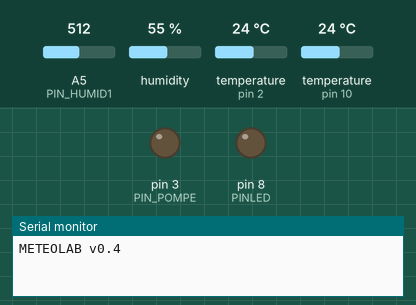
Recording of a sketch running on a simulated Arduino Uno, built with avr-gcc and run on an emulated ATmega328P. On the bench: output pins drawn as LEDs (lit = HIGH), the last lines printed to the serial monitor. The inputs (shaded band) are chosen by the test bench; at power-on: A5 (PIN_HUMID1) = 512, humidity 55 %, temperature (sensors on pin 2, pin 10) 24 °C. Pins used as bus, display or sensor lines are not drawn.

Above: at 2.0 s.
At 7.4 s:
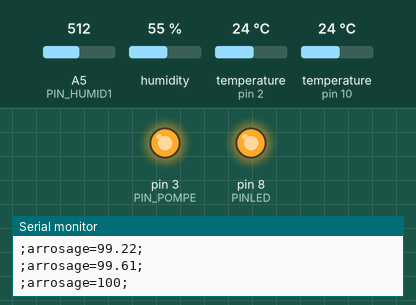
At 39.24 s:
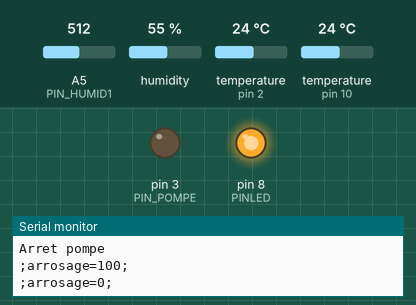
Timing chart, 0 to 40.0 s (numbered marks = the images above):
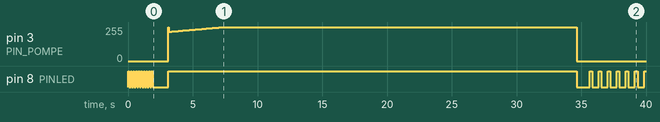

The sketch:

meteolab.ino
```cpp
//#include <Adafruit_GFX.h>
//#include <Adafruit_PCD8544.h>

#include <OneWire.h>
#include <EEPROM.h>

#include "DHT.h"
#define DHTTYPE DHT11
#define DHTPIN 2 // DHT11 sur pin2

/*
  Le % d'humidité de la terre est enregistré dans l'EEPROM
  humidité min : EEPROM @0
  humidité max : EEPROM @1

*/
/* PINS
=================== */
// humidité terre
const int PIN_POWER_HUMID = 7;
const int PIN_HUMID1 = A5;
// LED temoin
const int PINLED = 8;
// la pompe
const int PIN_POMPE = 3; // PWM
// photoresistance
const int PIN_PHOTOR = A0;
// bouton marche foréce pompe
const int PIN_BTN_POMPE = 4;

// température
OneWire  ds(10);

// Initialize DHT sensor for normal 16mhz Arduino
DHT dht(DHTPIN, DHTTYPE);

// variables globales
int humiditeMax = 75; // % d'humidité de la terre à maintenir
int humiditeMin = 65; // % d'écart par rapport au niveau
byte erreur = 0;
unsigned long intervalCapture = 1200000; // 20 min
unsigned long lastCapture = 0;
int luminositeMax = 80;
unsigned long lastFlashLed = 0;
float humidiTerre = 50;
float humiditeAir = 99;

// données capteurs
float temperature = 0;
float humiditeTerre = 0;
int luminosite = 0;

void setup(){
  Serial.begin(9600);
  Serial.println(F("METEOLAB v0.4"));

  /*lcd.begin();
  lcd.setContrast(54);
  lcd.display();
  pinMode(PIN_LEDLCD, OUTPUT);
  analogWrite(PIN_LEDLCD, 0);*/

  dht.begin();

  // pin humidité
  pinMode(PIN_POWER_HUMID, OUTPUT);
  digitalWrite(PIN_POWER_HUMID, LOW);
  pinMode(PIN_HUMID1, INPUT);

  //pins pompe
  pinMode(PIN_POMPE, OUTPUT);
  digitalWrite(PIN_POMPE, LOW);
  // bouton pompe
  pinMode(PIN_BTN_POMPE, INPUT);

  // pin LED
  pinMode(PINLED, OUTPUT);

  // lectues de parametres EEPROMM
  byte dataMem = EEPROM.read(0);
  if((dataMem > 0) && (dataMem < 100)){
    humiditeMin = dataMem;
  }
  dataMem = EEPROM.read(1);
  if((dataMem > 0) && (dataMem < 100)){
    humiditeMax = dataMem;
  }


  // attente de 1s pour laisser le temps aux capteurs de s'initialiser
  for(byte i = 0; i < 10; i++){
    digitalWrite(PINLED, HIGH);
    delay(100);
    digitalWrite(PINLED, LOW);
    delay(100);
  }

  // initialisation capteurs
  getHumiditeTerre(false);
  humidiTerre = humiditeTerre;


  // infos
  printConfig();

}

void loop(){
  // lecture série (commandes manuelles
  if(Serial.available() > 0) uiSerie();

  // anti dépassement de valeur
  if(millis() < lastCapture) lastCapture = 0;

  // temporisation
  if((millis() - lastCapture > intervalCapture) || (lastCapture == 0)){
    updateDatas(); // lecture capteurs
    // arrosage si besoin
    if((humiditeTerre < humiditeMin) || (erreur > 0)){
        arrosage();
    }
    lastCapture = millis();
  }

  if((erreur == 0) && (millis() - lastFlashLed > 4500)){
    digitalWrite(PINLED, HIGH);
    delay(500);
    digitalWrite(PINLED, LOW);
    lastFlashLed = millis();

    // infos sur la loop
    /*unsigned long interWait = millis() - lastCapture;
    Serial.print(F("Waiting : "));
    Serial.print(interWait);
    Serial.print(F("/"));
    Serial.println(intervalCapture);*/
  }
  if((erreur > 0) && (millis() - lastFlashLed > 500)){
    digitalWrite(PINLED, HIGH);
    delay(200);
    digitalWrite(PINLED, LOW);
    lastFlashLed = millis();
  }

}

void uiSerie(){
  unsigned long startWait = millis();

  int commande = 0;
  if(Serial.available() > 0) commande = Serial.parseInt();

  switch(commande){
    case 1: // lecture des données capteurs
      printConfig(); // infos paramétrage
      updateDatas(); // lecture capteurs et affichage
      break;
    case 2: // changement du niveau d'humidité
      Serial.println(F("Entrer le niveau d'humidite min en %"));

      while(millis() - startWait < 30000){
        if(Serial.available() > 0){
          int entree = Serial.parseInt();
          Serial.println(entree);
          if((entree > 0) && (entree < 100)){
            humiditeMin = entree;
            // entregisrement EEPROM
            EEPROM.write(0, entree);
            Serial.println(F("Enregistre !"));
            break;
          }else{
            Serial.println(F("Erreur ! Le niveau doit être compris entre 0 et 100"));
            startWait = millis();
          }
        }
      }
      break;
    case 3: // changement du niveau d'humidité
      Serial.println(F("Entrer le niveau d'humidite max en %"));

      while(millis() - startWait < 30000){
        if(Serial.available() > 0){
          int entree = Serial.parseInt();
          Serial.println(entree);
          if((entree > 0) && (entree < 100)){
            humiditeMax = entree;
            // entregisrement EEPROM
            EEPROM.write(1, entree);
            Serial.println(F("Enregistre !"));
            break;
          }else{
            Serial.println(F("Valeur incorrecte !"));
            startWait = millis();
          }
        }
      }
      break;

    default :
      Serial.println(F("-- Menu --"));
      Serial.println(F("  1 > Lecture des donnes capteurs"));
      Serial.println(F("  2 > Choix du niveau d'humidite min"));
      Serial.println(F("  3 > Choix du niveau d'humidite max"));
  }
}

void updateDatas(){
  // lecture des capteurs
  // mise à jour des variables globales

  // la température
  getTemperature();

  // humidité de la terre
  getHumiditeTerre(true);

  // humidité air
  humiditeAir = getHumiditeDHT();;

}

void getHumiditeTerre(boolean filtre){
  digitalWrite(PIN_POWER_HUMID, HIGH);
  delay(10);
  float humidBrut = analogRead(PIN_HUMID1);
  delay(10);
  digitalWrite(PIN_POWER_HUMID, LOW);
  float humidi = humidBrut / 1023 * 100; // donnée en %

  // filtrage
  humidiTerre = (20 * humidiTerre + humidi) / 21;

  if(filtre){
    humiditeTerre = humidiTerre;
  }else
    humiditeTerre = humidi;

  Serial.print(F(";HumiT="));
  Serial.print(humiditeTerre);
  //Serial.println(F("%"));
  Serial.print(F(";HumiTbrut="));
  Serial.print(humidi);
  Serial.println(';');

}

float getHumiditeDHT(){
  // Read temperature as Celsius
  float h = dht.readHumidity();

  Serial.print(F(";HumiditeAir="));
  Serial.print(h);
  Serial.println(F(";"));

  // Check if any reads failed and exit early (to try again).
  if (isnan(h)) {
    Serial.println("Failed to read from DHT sensor!");
    return 99;
  }

  return h;
}

void arrosage(){
  unsigned long debArrosage = millis();
  unsigned long duree = 0;
  boolean assezDeau = false;

  Serial.println(F("Arrosage !"));
  Serial.print(F(";arrosage=0;"));
  //delay(1000); // pour les courbes de données
  //Serial.print(F(";arrosage=100;"));

  // démarrage pompe
  digitalWrite(PIN_POMPE, HIGH);
  digitalWrite(PINLED, HIGH); // LED

  float valArrosage = 0;

  Serial.println(F("Demarrage pompe"));
  for(byte i = 220; i < 255; i++){
    analogWrite(PIN_POMPE, i);
    //Serial.println(i);
    valArrosage = i / 2.55;
    Serial.print(F(";arrosage="));
    Serial.print(valArrosage);
    Serial.println(';');
    delay(120);
  }
  analogWrite(PIN_POMPE, 255);
  Serial.println(F(";arrosage=100;"));
  delay(1000); // pour les courbes de données

  while((duree < 30000) && !assezDeau){
    delay(2000);
    //Serial.print(F(";arrosage=100;"));
    getHumiditeTerre(true);

    duree = millis() - debArrosage;
    assezDeau = (humiditeTerre > humiditeMax);
  }

  // stop pompe
  Serial.println("Arret pompe");
  analogWrite(PIN_POMPE, 0);
  digitalWrite(PINLED, LOW); // LED
  Serial.println(F(";arrosage=100;"));
  delay(1000); // pour les courbes de données
  Serial.println(F(";arrosage=0;"));


  if(!assezDeau) erreur = 1;
  else erreur = 0;
}

float getTemperature(){
  float tempDS = getTemperatureDS();
  // temperature capteur 2
  float tempDHT = getTemperatureDHT();
  if(tempDHT == 999){
    // erreur
    tempDHT = tempDS;
  }

  // données brutes
  //Serial.print(F(";temperatureDS="));
  //Serial.print(tempDS);
  /*Serial.print(F(";temperatureDHT="));
  Serial.print(tempDHT);
  Serial.println(F(";"));*/

  temperature = tempDS;
  Serial.print(F(";Temperature="));
  Serial.print(temperature);
  Serial.println(F(";"));
}

float getTemperatureDHT(){
  // Read temperature as Celsius
  float t = dht.readTemperature();

  // Check if any reads failed and exit early (to try again).
  if (isnan(t)) {
    Serial.println("Failed to read from DHT sensor!");
    return 99;
  }

  return t;
}

void printConfig(){
  Serial.print(F("Niveau d'humidite maintenu entre "));
  Serial.print(humiditeMin);
  Serial.print(F("%"));
  Serial.print(F(" et "));
  Serial.print(humiditeMax);
  Serial.println(F(" %"));
}


float getTemperatureDS() {
  byte i;
  byte present = 0;
  byte type_s;
  byte data[12];
  byte addr[8];
  float celsius, fahrenheit;

  i = 0;
  while(i<3){
    if (!ds.search(addr)) {
      //Serial.println("No more addresses.");
      ds.reset_search();
      delay(250);
      if(i<3)
        i++;
      else
         return 999;
    }else
      i=3;
  }

  /*Serial.print("ROM =");
  for( i = 0; i < 8; i++) {
    Serial.write(' ');
    Serial.print(addr[i], HEX);
  }*/

  if (OneWire::crc8(addr, 7) != addr[7]) {
      Serial.println(F("CRC is not valid!"));
      return 999;
  }

  ds.reset();
  ds.select(addr);
  ds.write(0x44,1);         // start conversion, with parasite power on at the end

  delay(1000);     // maybe 750ms is enough, maybe not
  // we might do a ds.depower() here, but the reset will take care of it.

  present = ds.reset();
  ds.select(addr);
  ds.write(0xBE);         // Read Scratchpad

  /*Serial.print("  Data = ");
  Serial.print(present,HEX);
  Serial.print(" ");*/
  for ( i = 0; i < 9; i++) {           // we need 9 bytes
    data[i] = ds.read();
  }
  /*Serial.print(" CRC=");
  Serial.print(OneWire::crc8(data, 8), HEX);
  Serial.println();*/

  // convert the data to actual temperature

  unsigned int raw = (data[1] << 8) | data[0];
  if (type_s) {
    raw = raw << 3; // 9 bit resolution default
    if (data[7] == 0x10) {
      // count remain gives full 12 bit resolution
      raw = (raw & 0xFFF0) + 12 - data[6];
    }
  } else {
    byte cfg = (data[4] & 0x60);
    if (cfg == 0x00) raw = raw << 3;  // 9 bit resolution, 93.75 ms
    else if (cfg == 0x20) raw = raw << 2; // 10 bit res, 187.5 ms
    else if (cfg == 0x40) raw = raw << 1; // 11 bit res, 375 ms
    // default is 12 bit resolution, 750 ms conversion time
  }
  celsius = (float)raw / 16.0;

  return celsius;
}
/* fonction EEPROM
long EEPROMReadlong(long address)
{
  //Read the 4 bytes from the eeprom memory.
  long four = EEPROM.read(address);
  long three = EEPROM.read(address + 1);
  long two = EEPROM.read(address + 2);
  long one = EEPROM.read(address + 3);

  //Return the recomposed long by using bitshift.
  return ((four << 0) & 0xFF) + ((three << 8) & 0xFFFF) + ((two << 16) & 0xFFFFFF) + ((one << 24) & 0xFFFFFFFF);
}
void EEPROMWritelong(int address, long value)
{
  //Decomposition from a long to 4 bytes by using bitshift.
  //One = Most significant -> Four = Least significant byte
  byte four = (value & 0xFF);
  byte three = ((value >> 8) & 0xFF);
  byte two = ((value >> 16) & 0xFF);
  byte one = ((value >> 24) & 0xFF);

  //Write the 4 bytes into the eeprom memory.
  EEPROM.write(address, four);
  EEPROM.write(address + 1, three);
  EEPROM.write(address + 2, two);
  EEPROM.write(address + 3, one);
}
*/
```

Measured:
- by itself, pin 8 (PINLED): goes 9 × (LOW 0.10 s, HIGH 0.10 s), LOW 1.2 s, HIGH 31.5 s, LOW 1.0 s, 6 × (HIGH 0.20 s, LOW 0.50 s), then HIGH
